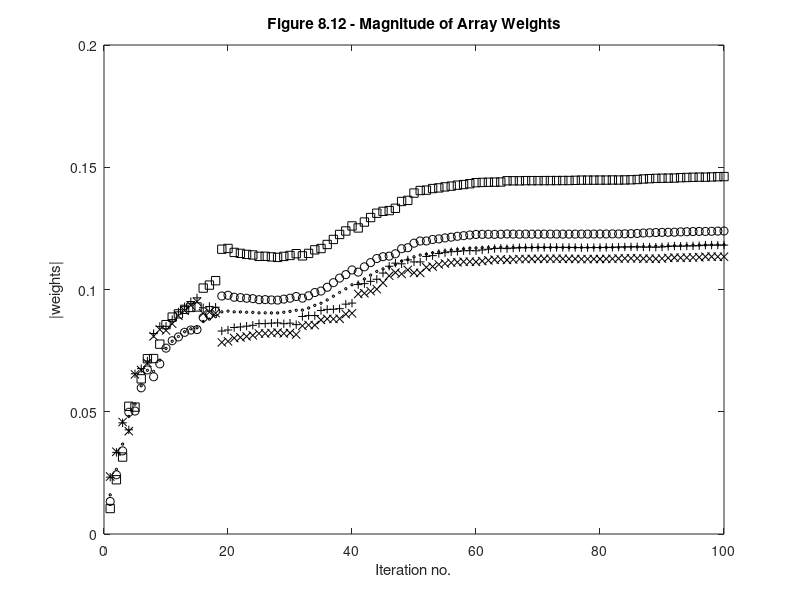
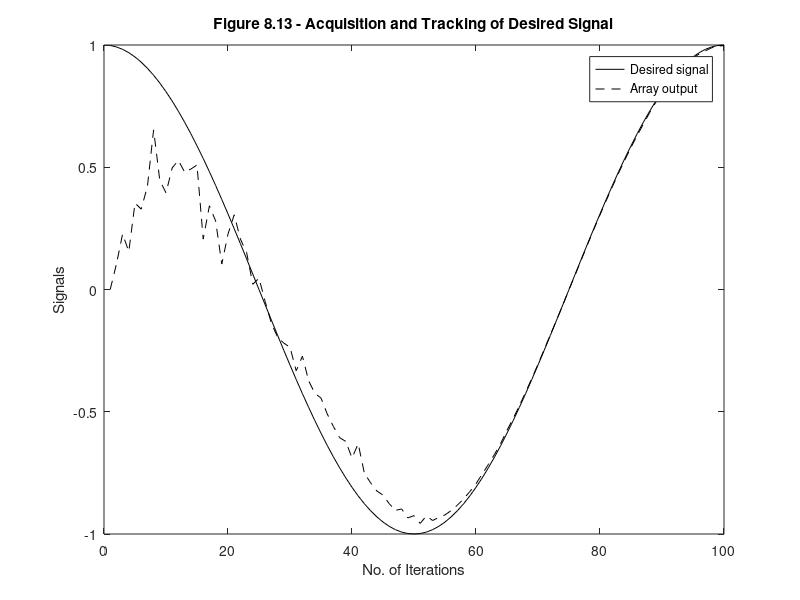
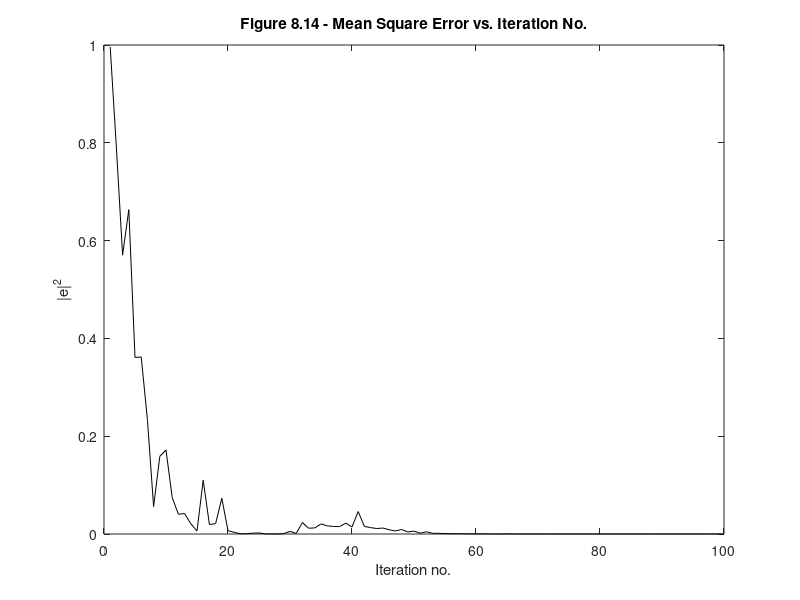
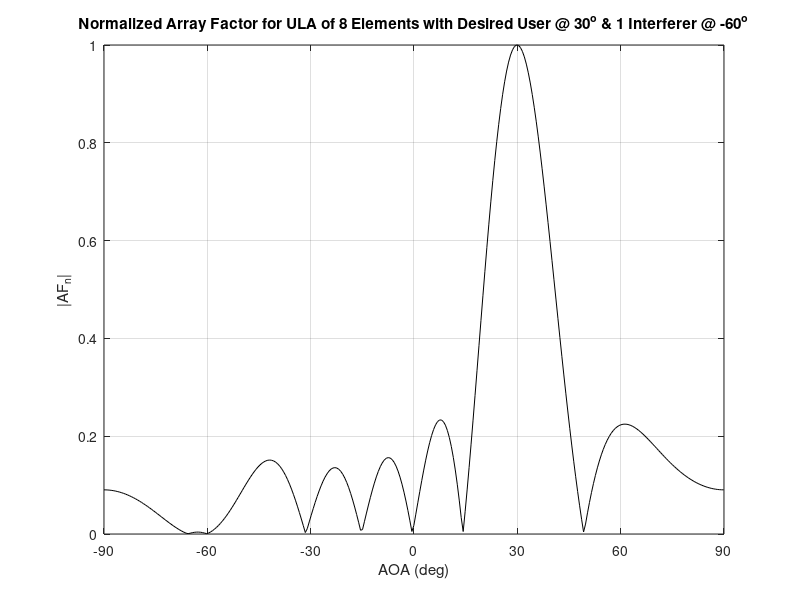

Source code (MATLAB) for these figures, in order:
%%%%%%%%%%%%%%%%%%%%%%%%%%%%%%%%%%%%%%%%%%%%%%%%%%%%%%%%%%%%%%%
%%                                                           %%
%%  ******************************************************   %%
%%  * Smart Antennas for Wireless Applications w/ Matlab *   %%
%%  ******************************************************   %%
%%                                                           %%
%% Chapter 8: Ex 8.6                                         %%
%%                                                           %%
%% Author: Frank Gross                                       %%
%% McGraw-Hill, 2005                                         %%
%% Date:  3/05/2005                                          %%
%%                                                           %%
%% This code produces Figures 8.12-8.15, determines the      %%
%%     weights for directing the main beam of an N = 8,      %%
%%     d = 0.5 ULA towards a desired user at tho = 30 deg    %%
%%     and nulling an interferer at -60 deg using the LMS    %%
%%     algorithm.  The resulting weights are displayed, the  %%
%%     magnitude of the first 5 weights is plotted,          %%
%%     acquisition and tracking of desired user's signal is  %%
%%     displayed. Also, MSE is plotted and the resulting     %%
%%     weighted array factor pattern is plotted vs. AOA.     %%
%%%%%%%%%%%%%%%%%%%%%%%%%%%%%%%%%%%%%%%%%%%%%%%%%%%%%%%%%%%%%%%      

%%------------------- Define Variables:----------------------%%
% N - # of elements in array                                  %
% d - element spacing in wavelengths                          %
% ang - theta in deg                                          %
% thetaS - desired user AOA (deg)                             %
% thetaI - interferer AOA (deg)                               %
% T - period of desired signal                                %
% t - time axis for desired signal                            %
% S - desired signal                                          %
% I - interfering signal                                      %
% vS,vI - steering vectors of desired user and interferers    %
% X - total array factor                                      %
% Rxx - total received signal correlation matrix              %
% mu - convergence parameter                                  %
% w - weights of ULA determined using LMS algorithm           %
% x - total received signal                                   %
% y - array output                                            %
% e - error between array output and desired signal           %
% theta - range of AOA's (rad)                                %
% AF - weighted array output                                  %
%%-----------------------------------------------------------%%

%%----- Givens -----%%

N = 8; d = .5; 

thetaS = 30*pi/180; thetaI = -60*pi/180;

%%----- Desired Signal & Interferer -----%%

T = 1E-3; t = (1:100)*T/100; it = 1:100;

S = cos(2*pi*t/T);

I = randn(1,100);
  
%%----- Create Array Factors for each user's signal for linear array -----%%

vS = []; vI = [];
i = 1:N;
vS = exp(1j*(i-1)*2*pi*d*sin(thetaS)).';
vI = exp(1j*(i-1)*2*pi*d*sin(thetaI)).';

%%----- Solve for Weights using LMS -----%%

w = zeros(N,1);
X = vS + vI;
Rxx = X*X';
mu = 1/(4*abs(trace(Rxx)));

wi = zeros(N,max(it));
for n = 1:length(S)
    x = S(n)*vS + I(n)*vI;
    y(n) = w'*x;
    e = conj(S(n)) - y(n);     esave(n) = abs(e)^2;
    w = w + mu*conj(e)*x;
    wi(:,n) = w;
end
w = w/w(1);    % normalize results to first weight

%%----- Display Weights -----%%

disp(' ')
disp('%------------------------------------------------------------------------%')
disp(' ')
disp(['   The weights for the N = ',num2str(N),' ULA are:'])
disp(' ')
for m = 1:length(w)
    disp(['   w',num2str(m),' = ',num2str(w(m),3)])
end
disp(' ')

%%----- Plot Results -----%%

% 1.) Plot Weights vs. Iteration No.

wi = wi.';
figure(1), plot(it,abs(wi(:,1)),'kx',it,abs(wi(:,2))...
    ,'ko',it,abs(wi(:,3)),'ks',it,abs(wi(:,4)),'k+',...
    it,abs(wi(:,5)),'kd','markersize',2)
xlabel('Iteration no.'), ylabel('|weights|')
title('\bfFigure 8.12 - Magnitude of Array Weights')

% 2.) Plot Signal acquisition and tracking

figure(2)
plot(it,S,'k',it,real(y),'k--')
xlabel('No. of Iterations'), ylabel('Signals')
title('\bfFigure 8.13 - Acquisition and Tracking of Desired Signal')
legend('Desired signal','Array output')

% 3.) Plot MSE

figure(3), plot(it,esave,'k')
xlabel('Iteration no.'), ylabel('|e|^2')
title('\bfFigure 8.14 - Mean Square Error vs. Iteration No.')

% 4.) Plot Array Factor

theta = -pi/2:.01:pi/2;
AF = 0;
for i = 1:N
    AF = AF + w(i)'.*exp(j*(i-1)*2*pi*d*sin(theta));
end

figure(4), plot(theta*180/pi,abs(AF)/max(abs(AF)),'k')
title(['\bfNormalized Array Factor for ULA of ',num2str(N),' Elements with Desired User @ ',...
       num2str(thetaS*180/pi),'^o & 1 Interferer @ ',num2str(thetaI*180/pi),'^o'])
xlabel('AOA (deg)'), ylabel('|AF_n|')
axis([-90 90 0 1]), grid on
set(gca,'xtick',[-90 -60 -30 0 30 60 90])
